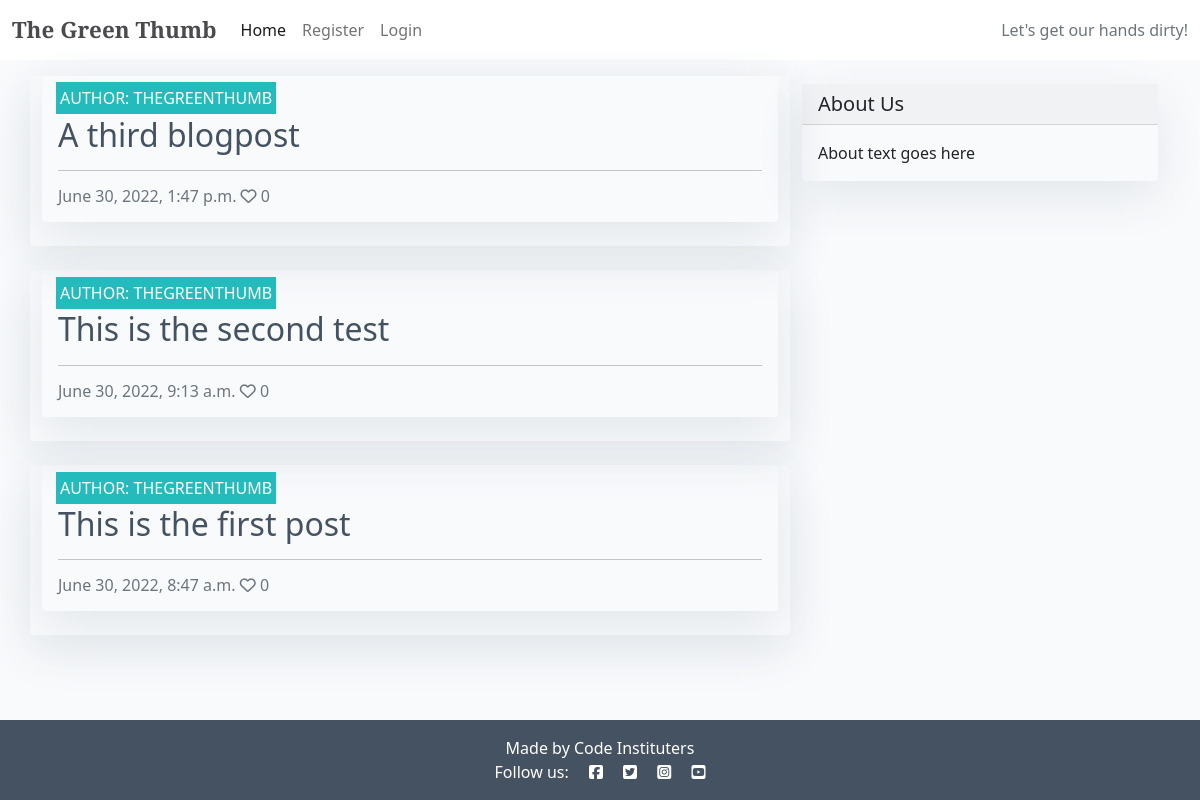
The page / on the database its author committed.
### blog/models.py (models this page shows, shortened)
class BlogPost(models.Model):
    title = models.CharField(
        max_length=200, unique=True, null=False, blank=False)
    slug = models.SlugField(max_length=200, unique=True)
    author = models.ForeignKey(
        User, on_delete=models.CASCADE, related_name='blog_posts',
        default=id(0))
    created_on = models.DateTimeField(auto_now_add=True)
    updated_on = models.DateTimeField(auto_now=True)
    blog_content = models.TextField(default='Start your story here')
    status = models.IntegerField(choices=STATUS, default=0)
    featured_image = CloudinaryField('image', default='placeholder')
    excerpt = models.TextField(blank=True)
    likes = models.ManyToManyField(
        User, related_name='blogpost_like', blank=True)
    class Meta:
        ordering = ['-created_on']
    def number_of_likes(self):
        return self.likes.count()

### blog/views.py (the view)
# urls.py: path('', views.PostList.as_view(), name='home')
class PostList(generic.ListView):
    model = BlogPost
    queryset = BlogPost.objects.filter(status=1).order_by('-created_on')
    template_name = 'index.html'
    paginate_by = 6
    context_object_name = 'post_list'

### templates/index.html (shortened to what this page needs)
{% extends "base.html" %}
{% block content %}
<div class="container">
    <div class="row">
        <div class="col-md-8 mt-3 left">
            <div class="row">
                {% for post in post_list %}
                <div class="card mb-4">
                    <div class="card mb-4">
                        <div class="card-body">
                            <div class="image-container">
                                <div class="image-flash">
                                    <p class="author">Author: {{ post.author }}</p>
                                </div>
                            </div>
                            <a href="#" class="post-link">
                                <h2 class="card-title">{{ post.title }}</h2>
                            </a>
                            <hr />
                            <p class="card-text text-muted h6">{{ post.created_on}} <i class="far fa-heart"></i>
                                {{ post.number_of_likes }}</p>
                        </div>
                    </div>
                </div>
                {% endfor %}
            </div>
        </div>
        {% block sidebar %}
        {% include 'sidebar.html' %}
        {% endblock sidebar %}
    </div>
</div>
{%endblock%}

### static/css/style.css (style rules this page uses)
* { margin: 0; padding: 0; border: none; box-sizing: border-box; }
body { background-color: f3e6dc; }
html, body { height: 100%; }
.card { box-shadow: 0 16px 48px #E3E7EB; }
.main-bg { background-color: #F9FAFC; }
.card { border: none; background-color: transparent; }
.image-container { position: relative; }
.image-flash { position: absolute; bottom: 5%; min-width: 30%; left: -2px; background-color: #23BBBB; }
.author { color: white; margin: 4px; text-transform: uppercase; }
.post-link { text-decoration: none; color: #445261; }

### rows shown on the page
BlogPost: author "THEGREENTHUMB", title "A third blogpost", created_on "June 30, 2022, 1:47 p.m.", number_of_likes "0"
BlogPost: author "THEGREENTHUMB", title "This is the second test", created_on "June 30, 2022, 9:13 a.m.", number_of_likes "0"
BlogPost: author "THEGREENTHUMB", title "This is the first post", created_on "June 30, 2022, 8:47 a.m.", number_of_likes "0"
